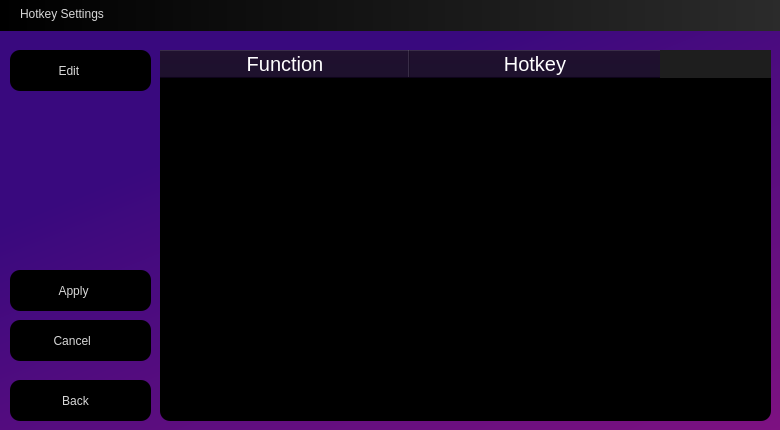
<?xml version="1.0" encoding="UTF-8"?>
<ui version="4.0">
 <class>HotKeySettings</class>
 <widget class="QWidget" name="HotKeySettings">
  <property name="geometry">
   <rect>
    <x>0</x>
    <y>0</y>
    <width>780</width>
    <height>430</height>
   </rect>
  </property>
  <property name="windowTitle">
   <string>Form</string>
  </property>
  <property name="styleSheet">
   <string notr="true">/*background-color: rgb(42, 42, 42);*/


QLabel
{
	color: rgb(216, 216, 216);
}

QPushButton 
{	
	color: rgb(216, 216, 216);
	background-color: rgb(0, 0, 0);
	border-radius: 10px;
}

QPushButton:hover 
{
	background-color: rgb(22, 7, 46);
}

QPushButton:disabled
{
	color: rgb(73, 73, 73);
}

QPushButton:pressed 
{
	background-color: rgb(82, 26, 149);
}

QTableWidget
{
	background-color: rgb(0, 0, 0);
}

QTableWidget::item::selected
{
	background-color: rgb(82, 26, 149);
}

QHeaderView::section
{
	background-color: rgb(20, 6, 36);
}

QHeaderView
{
	background-color: rgb(30, 30, 30);
}</string>
  </property>
  <widget class="QWidget" name="Titlebar_widget" native="true">
   <property name="geometry">
    <rect>
     <x>0</x>
     <y>0</y>
     <width>781</width>
     <height>31</height>
    </rect>
   </property>
   <property name="styleSheet">
    <string notr="true">/*background-color: rgb(40, 40, 40);*/

background-color: qlineargradient(spread:pad, x1:0, y1:0, x2:1, y2:0, stop:0 rgba(0, 0, 0, 255), stop:1 rgba(43, 43, 43, 255));</string>
   </property>
   <widget class="QLabel" name="Titlebar_label">
    <property name="geometry">
     <rect>
      <x>20</x>
      <y>0</y>
      <width>251</width>
      <height>21</height>
     </rect>
    </property>
    <property name="styleSheet">
     <string notr="true">background-color: transparent;</string>
    </property>
    <property name="text">
     <string>Hotkey Settings</string>
    </property>
    <property name="alignment">
     <set>Qt::AlignmentFlag::AlignBottom|Qt::AlignmentFlag::AlignLeading|Qt::AlignmentFlag::AlignLeft</set>
    </property>
   </widget>
  </widget>
  <widget class="QTableWidget" name="HotKeys_table">
   <property name="geometry">
    <rect>
     <x>160</x>
     <y>50</y>
     <width>611</width>
     <height>371</height>
    </rect>
   </property>
   <property name="styleSheet">
    <string notr="true">
/* Vertical Scrollbar */
QScrollBar:vertical 
{
    border: 2px solid black;
    background: black;
    width: 15px;
    margin: 22px 0 22px 0;
}

QScrollBar::handle:vertical 
{
    background: rgb(30, 30, 30);
    min-height: 40px;
    border-radius: 4px; 
}

QScrollBar::add-line:vertical 
{
    border: 2px solid rgb(30, 30, 30);
    background: rgb(30, 30, 30);
    height: 15px;
    border-radius: 4px; 
    subcontrol-position: bottom;
    subcontrol-origin: margin;
}

QScrollBar::sub-line:vertical 
{
    border: 2px solid rgb(30, 30, 30);
    background: rgb(30, 30, 30);
    height: 15px;
    border-radius: 4px; 
    subcontrol-position: top;
    subcontrol-origin: margin;
}

/* Horizontal Scrollbar */
QScrollBar:horizontal 
{
    border: 2px solid black;
    background: black;
    height: 15px;
    margin: 0 22px 0 22px;
}

QScrollBar::handle:horizontal 
{
    background: rgb(30, 30, 30);
    min-width: 40px;
    border-radius: 4px; 
}

QScrollBar::add-line:horizontal 
{
    border: 2px solid rgb(30, 30, 30);
    background: rgb(30, 30, 30);
    width: 15px;
    border-radius: 4px; 
    subcontrol-position: right;
    subcontrol-origin: margin;
}

QScrollBar::sub-line:horizontal 
{
    border: 2px solid rgb(30, 30, 30);
    background: rgb(30, 30, 30);
    width: 15px;
    border-radius: 4px; 
    subcontrol-position: left;
    subcontrol-origin: margin;
}


QHeaderView::section 
{
        color: white;  /* Font color for headers */
}

QTableWidget::item
{
       color: rgb(20, 205, 255); 
}

QTableWidget 
{
	border: none;
	border-radius: 10px;
}
</string>
   </property>
   <property name="autoScroll">
    <bool>false</bool>
   </property>
   <property name="selectionMode">
    <enum>QAbstractItemView::SelectionMode::SingleSelection</enum>
   </property>
   <property name="selectionBehavior">
    <enum>QAbstractItemView::SelectionBehavior::SelectRows</enum>
   </property>
   <property name="columnCount">
    <number>2</number>
   </property>
   <attribute name="horizontalHeaderCascadingSectionResizes">
    <bool>false</bool>
   </attribute>
   <attribute name="horizontalHeaderDefaultSectionSize">
    <number>250</number>
   </attribute>
   <attribute name="horizontalHeaderShowSortIndicator" stdset="0">
    <bool>false</bool>
   </attribute>
   <attribute name="horizontalHeaderStretchLastSection">
    <bool>false</bool>
   </attribute>
   <attribute name="verticalHeaderVisible">
    <bool>false</bool>
   </attribute>
   <column>
    <property name="text">
     <string>Function</string>
    </property>
    <property name="font">
     <font>
      <pointsize>15</pointsize>
     </font>
    </property>
   </column>
   <column>
    <property name="text">
     <string>Hotkey</string>
    </property>
    <property name="font">
     <font>
      <pointsize>15</pointsize>
     </font>
    </property>
   </column>
  </widget>
  <widget class="QPushButton" name="Edit_button">
   <property name="geometry">
    <rect>
     <x>10</x>
     <y>50</y>
     <width>141</width>
     <height>41</height>
    </rect>
   </property>
   <property name="styleSheet">
    <string notr="true"/>
   </property>
   <property name="text">
    <string> Edit        </string>
   </property>
   <property name="icon">
    <iconset resource="resources.qrc">
     <normaloff>:/icons/icons/white-edit.png</normaloff>
     <disabledoff>:/icons/icons/white-edit-disabled.png</disabledoff>:/icons/icons/white-edit.png</iconset>
   </property>
   <property name="iconSize">
    <size>
     <width>24</width>
     <height>24</height>
    </size>
   </property>
  </widget>
  <widget class="QPushButton" name="Back_button">
   <property name="geometry">
    <rect>
     <x>10</x>
     <y>380</y>
     <width>141</width>
     <height>41</height>
    </rect>
   </property>
   <property name="text">
    <string>  Back     </string>
   </property>
   <property name="icon">
    <iconset resource="resources.qrc">
     <normaloff>:/icons/icons/white-left-arrow.png</normaloff>
     <disabledoff>:/icons/icons/white-left-arrow-disabled.png</disabledoff>:/icons/icons/white-left-arrow.png</iconset>
   </property>
   <property name="iconSize">
    <size>
     <width>15</width>
     <height>15</height>
    </size>
   </property>
  </widget>
  <widget class="QWidget" name="background_widget" native="true">
   <property name="geometry">
    <rect>
     <x>0</x>
     <y>30</y>
     <width>801</width>
     <height>421</height>
    </rect>
   </property>
   <property name="styleSheet">
    <string notr="true">background-color: qlineargradient(spread:pad, x1:0.369, y1:0.182, x2:1, y2:1, stop:0 rgba(57, 9, 126, 255), stop:1 rgba(129, 18, 129, 255));
/*
background-color: qlineargradient(spread:pad, x1:0.506931, y1:0.295636, x2:1, y2:1, stop:0 rgba(35, 6, 77, 255), stop:1 rgba(90, 13, 90, 255));*/</string>
   </property>
  </widget>
  <widget class="QPushButton" name="Apply_button">
   <property name="geometry">
    <rect>
     <x>10</x>
     <y>270</y>
     <width>141</width>
     <height>41</height>
    </rect>
   </property>
   <property name="text">
    <string> Apply     </string>
   </property>
   <property name="icon">
    <iconset resource="resources.qrc">
     <normaloff>:/icons/icons/check.png</normaloff>
     <disabledoff>:/icons/icons/check-disabled.png</disabledoff>:/icons/icons/check.png</iconset>
   </property>
   <property name="iconSize">
    <size>
     <width>18</width>
     <height>18</height>
    </size>
   </property>
  </widget>
  <widget class="QPushButton" name="Cancel_button">
   <property name="geometry">
    <rect>
     <x>10</x>
     <y>320</y>
     <width>141</width>
     <height>41</height>
    </rect>
   </property>
   <property name="text">
    <string>  Cancel       </string>
   </property>
   <property name="icon">
    <iconset resource="resources.qrc">
     <normaloff>:/icons/icons/cancel.png</normaloff>
     <disabledoff>:/icons/icons/cancel-disabled.png</disabledoff>:/icons/icons/cancel.png</iconset>
   </property>
   <property name="iconSize">
    <size>
     <width>18</width>
     <height>18</height>
    </size>
   </property>
  </widget>
  <zorder>background_widget</zorder>
  <zorder>Titlebar_widget</zorder>
  <zorder>HotKeys_table</zorder>
  <zorder>Edit_button</zorder>
  <zorder>Back_button</zorder>
  <zorder>Apply_button</zorder>
  <zorder>Cancel_button</zorder>
 </widget>
 <resources>
  <include location="resources.qrc"/>
 </resources>
 <connections/>
</ui>
